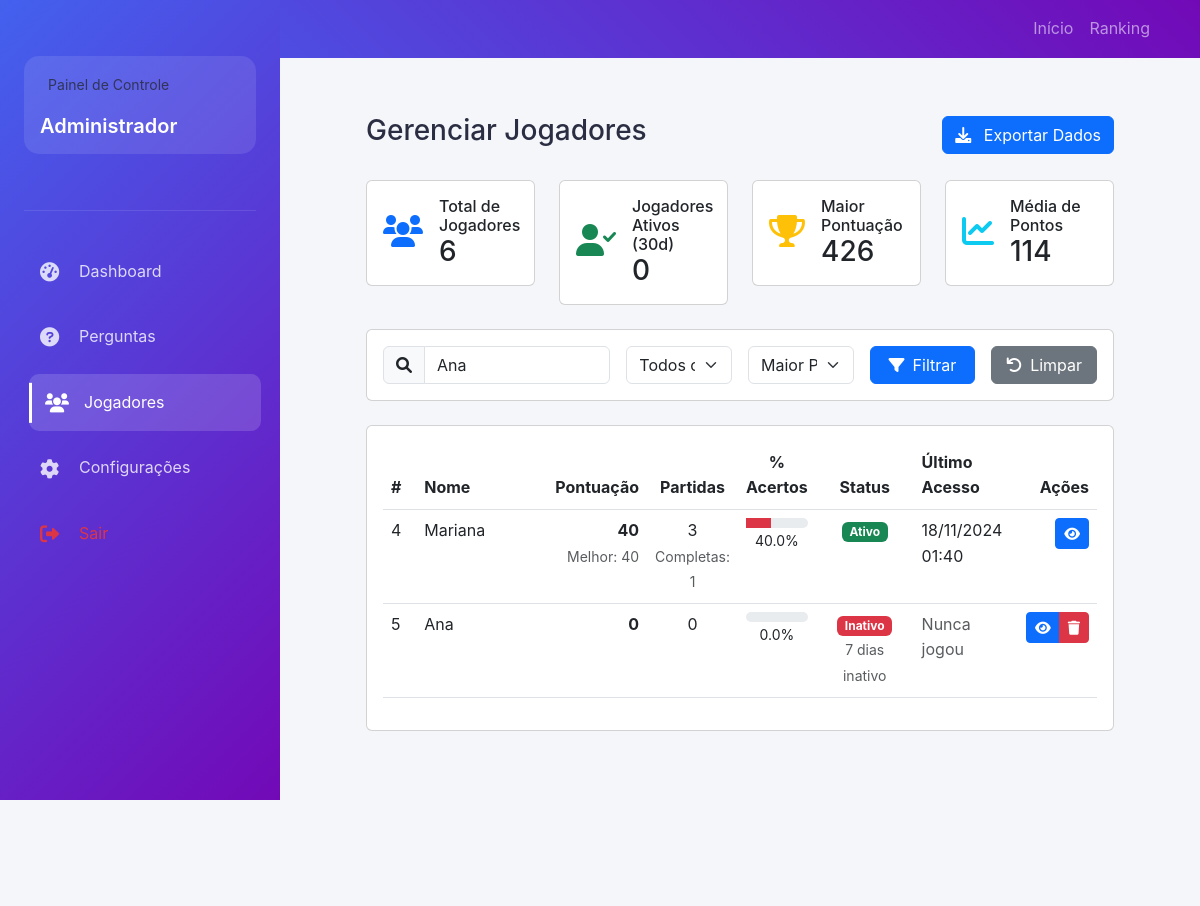
Page /admin/jogadores.php?busca=Ana on the committed database.
### tables this page shows
CREATE TABLE `jogadores` (
  `id` int(11) NOT NULL,
  `nome` varchar(100) NOT NULL,
  `pontuacao_total` int(11) DEFAULT 0,
  `melhor_pontuacao` int(11) DEFAULT 0,
  `jogos_completados` int(11) DEFAULT 0,
  `data_ultimo_jogo` timestamp NOT NULL DEFAULT current_timestamp() ON UPDATE current_timestamp(),
  `status` enum('ativo','inativo') NOT NULL DEFAULT 'ativo',
  `data_cadastro` datetime NOT NULL DEFAULT current_timestamp(),
  `ultima_partida` datetime DEFAULT NULL
);

### admin/jogadores.php (the view, shortened to what the rows shown need)
<?php
require_once '../includes/conexao.php';
$itens_por_pagina = 15;
$pagina_atual = isset($_GET['pagina']) ? (int)$_GET['pagina'] : 1;
$offset = ($pagina_atual - 1) * $itens_por_pagina;
$busca = isset($_GET['busca']) ? filter_var($_GET['busca'], FILTER_SANITIZE_STRING) : '';
$ordem = isset($_GET['ordem']) ? filter_var($_GET['ordem'], FILTER_SANITIZE_STRING) : 'pontuacao';
$where = [];
$params = [];
if ($busca) {
    $where[] = "(j.nome LIKE :busca)";
    $params[':busca'] = "%{$busca}%";
}
$order_by = match($ordem) {
    'nome' => 'j.nome ASC',
    'data' => 'j.data_cadastro DESC',
    'partidas' => 'j.jogos_completados DESC',
    default => 'j.pontuacao_total DESC'
};
require_once '../includes/header.php';
?>
<div class="admin-wrapper">
    <main class="admin-content">
        <div class="container-fluid">
            <div class="d-flex justify-content-between align-items-center mb-4">
                <h1 class="h3">Gerenciar Jogadores</h1>
            </div>
            <div class="card">
                <div class="card-body">
                    <?php
                    try {
                        $sql = "
                            SELECT
                                j.*,
                                COUNT(DISTINCT p.id) as total_partidas,
                                SUM(p.acertos) as total_acertos,
                                SUM(p.total_perguntas) as total_perguntas,
                                MAX(p.data_partida) as ultima_partida
                            FROM jogadores j
                            LEFT JOIN partidas p ON j.id = p.jogador_id
                            " . (!empty($where) ? " WHERE " . implode(" AND ", $where) : "") . "
                            GROUP BY j.id
                            ORDER BY {$order_by}
                            LIMIT :offset, :limit
                        ";
                        $stmt = $conexao->prepare($sql);
                        foreach ($params as $key => $value) {
                            $stmt->bindValue($key, $value);
                        }
                        $stmt->bindValue(':offset', $offset, PDO::PARAM_INT);
                        $stmt->bindValue(':limit', $itens_por_pagina, PDO::PARAM_INT);
                        $stmt->execute();
                        $jogadores = $stmt->fetchAll(PDO::FETCH_ASSOC);
                        if(empty($jogadores)): ?>
                            <div class="alert alert-info">
                                <i class="fas fa-info-circle me-2"></i>Nenhum jogador encontrado com os filtros selecionados.
                            </div>
                        <?php else: ?>
                            <div class="table-responsive">
                                <table class="table table-hover">
                                    <thead>
                                        <tr>
                                            <th width="5%">#</th>
                                            <th width="20%">Nome</th>
                                            <th width="15%" class="text-end">Pontuação</th>
                                            <th width="10%" class="text-center">Partidas</th>
                                            <th width="10%" class="text-center">% Acertos</th>
                                            <th width="15%" class="text-center">Status</th>
                                            <th width="15%">Último Acesso</th>
                                            <th width="10%" class="text-end">Ações</th>
                                        </tr>
                                    </thead>
                                    <tbody>
                                    <?php foreach($jogadores as $jogador):
                                        $porcentagem_acertos = $jogador['total_perguntas'] > 0
                                            ? ($jogador['total_acertos'] / $jogador['total_perguntas']) * 100
                                            : 0;
                                        $status = 'inativo';
                                        $status_class = 'danger';
                                        if ($jogador['ultima_partida']) {
                                            $dias_inativo = (time() - strtotime($jogador['ultima_partida'])) / (60 * 60 * 24);
                                            if ($dias_inativo <= 30) {
                                                $status = 'ativo';
                                                $status_class = 'success';
                                            } elseif ($dias_inativo <= 90) {
                                                $status = 'ocasional';
                                                $status_class = 'warning';
                                            }
                                        }
                                    ?>
                                        <tr>
                                            <td><?php echo $jogador['id']; ?></td>
                                            <td>
                                                <?php echo htmlspecialchars($jogador['nome']); ?>
                                            </td>
                                            <td class="text-end">
                                                <strong><?php echo number_format($jogador['pontuacao_total']); ?></strong>
                                                <?php if($jogador['melhor_pontuacao']): ?>
                                                    <br>
                                                    <small class="text-muted">
                                                        Melhor: <?php echo number_format($jogador['melhor_pontuacao']); ?>
                                                    </small>
                                                <?php endif; ?>
                                            </td>
                                            <td class="text-center">
                                                <?php echo number_format($jogador['total_partidas']); ?>
                                                <?php if($jogador['jogos_completados']): ?>
                                                    <br>
                                                    <small class="text-muted">
                                                        Completas: <?php echo number_format($jogador['jogos_completados']); ?>
                                                    </small>
                                                <?php endif; ?>
                                            </td>
                                            <td class="text-center">
                                                <?php
                                                $cor_progresso = 'bg-danger';
                                                ?>
                                                <div class="progress" style="height: 10px;">
                                                    <div class="progress-bar <?php echo $cor_progresso; ?>"
                                                         role="progressbar"
                                                         style="width: <?php echo $porcentagem_acertos; ?>%">
                                                    </div>
                                                </div>
                                                <small><?php echo number_format($porcentagem_acertos, 1); ?>%</small>
                                            </td>
                                            <td class="text-center">
                                                <span class="badge bg-<?php echo $status_class; ?>">
                                                    <?php echo ucfirst($status); ?>
                                                </span>
                                                <?php if($status !== 'ativo'): ?>
                                                    <br>
                                                    <small class="text-muted">
                                                        <?php echo ceil($dias_inativo); ?> dias inativo
                                                    </small>
                                                <?php endif; ?>
                                            </td>
                                            <td>
                                                <?php if($jogador['ultima_partida']): ?>
                                                    <?php echo date('d/m/Y H:i', strtotime($jogador['ultima_partida'])); ?>
                                                <?php else: ?>
                                                    <span class="text-muted">Nunca jogou</span>
                                                <?php endif; ?>
                                            </td>
                                            <td class="text-end">
                                                <div class="btn-group">
                                                    <button type="button"
                                                            class="btn btn-sm btn-primary"
                                                            onclick="verDetalhes(<?php echo $jogador['id']; ?>)"
                                                            title="Ver Detalhes">
                                                        <i class="fas fa-eye"></i>
                                                    </button>
                                                    <?php if($status === 'inativo'): ?>
                                                    <button type="button"
                                                            class="btn btn-sm btn-danger"
                                                            onclick="confirmarRemocao(<?php echo $jogador['id']; ?>)"
                                                            title="Remover Jogador">
                                                        <i class="fas fa-trash"></i>
                                                    </button>
                                                    <?php endif; ?>
                                                </div>
                                            </td>
                                        </tr>
                                    <?php endforeach; ?>
                                    </tbody>
                                </table>
                            </div>
                        <?php endif; ?>
                    <?php } catch (PDOException $e) {
                        registrar_log('erro', 'Erro ao listar jogadores: ' . $e->getMessage());
                        ?>
                        <div class="alert alert-danger">
                            <i class="fas fa-exclamation-circle me-2"></i>
                            Erro ao carregar lista de jogadores. Por favor, tente novamente mais tarde.
                        </div>
                    <?php } ?>
                </div>
            </div>
        </div>
    </main>
</div>
</body>
</html>

### rows in the picture
jogadores: id "4", nome "Mariana", pontuacao_total "40", melhor_pontuacao "40", total_partidas "3", jogos_completados "1", porcentagem_acertos "40.0", status "Ativo", ultima_partida "18/11/2024 01:40"
jogadores: id "5", nome "Ana", pontuacao_total "0", total_partidas "0", porcentagem_acertos "0.0", status "Inativo", shows "Nunca jogou"

### other values in the picture
$_SESSION['admin_nome'] "Administrador"
$stats['total_jogadores'] "6"
$stats['jogadores_ativos'] "0"
$stats['maior_pontuacao'] "426"
$stats['media_pontos'] "114"
